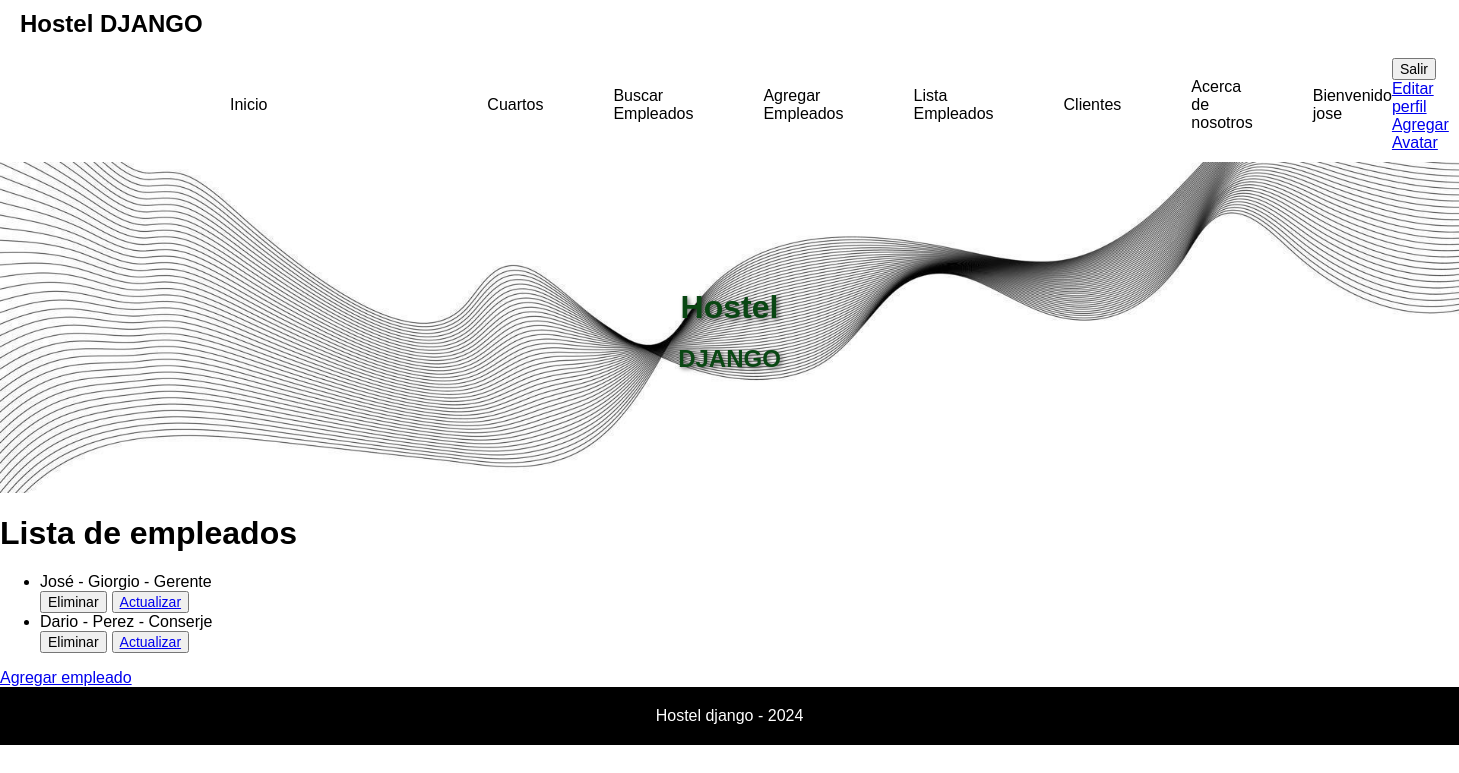
/appHostel/listaEmpleado/ (signed in), run on an earlier commit of the app's database.
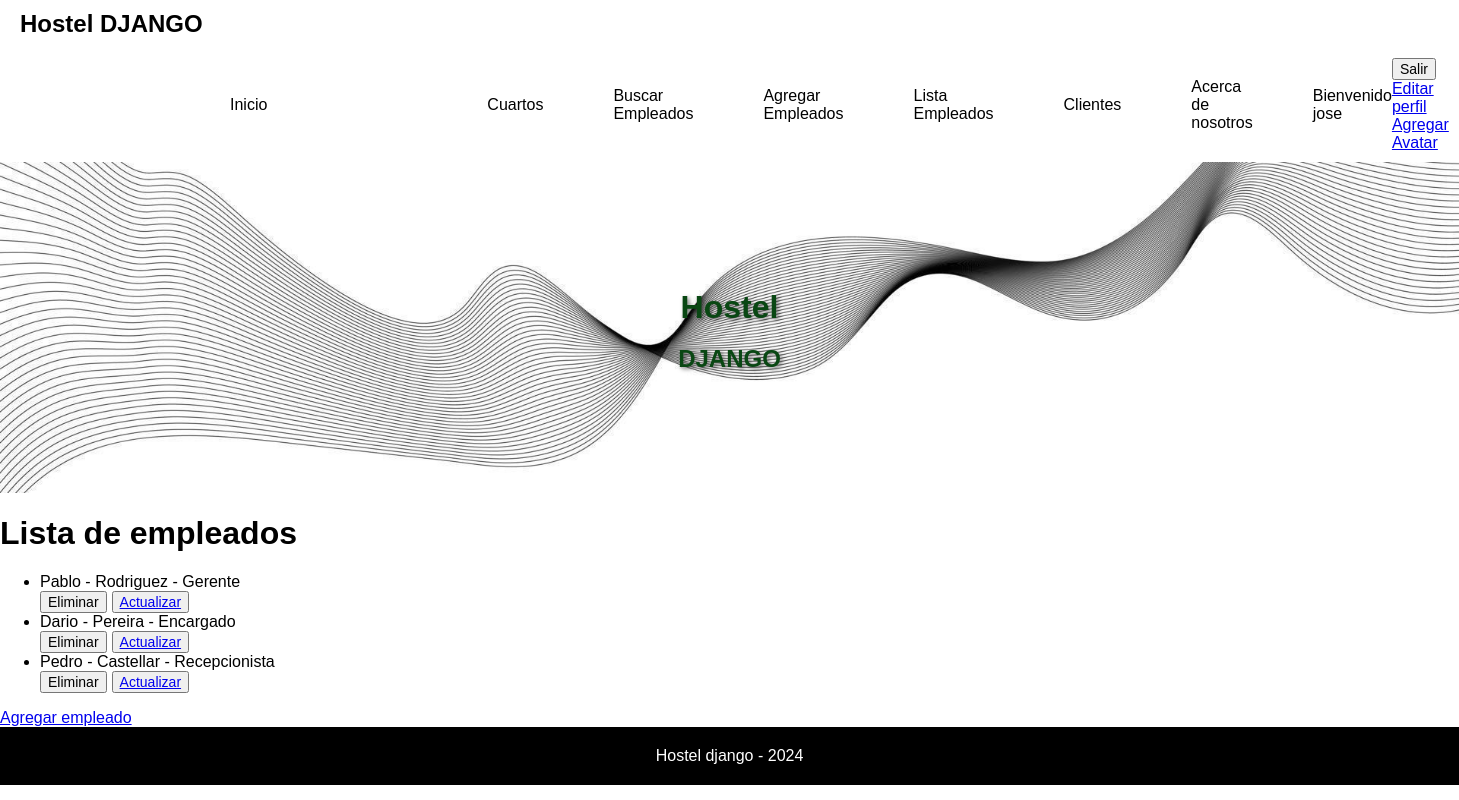
And on a later commit of the database.
### appHostel/models.py (models this page shows)
class Empleado(models.Model):
    nombre = models.CharField(max_length=20)
    apellido = models.CharField(max_length=20)
    puesto = models.CharField(max_length=30)
    def __str__(self):
        return f"{self.nombre} - {self.apellido} - {self.puesto} "

### appHostel/views.py (the view)
# urls.py: path("listaEmpleado/", lista_empleado, name="listaempleado"),
@staff_member_required(login_url="/appHostel/login")
def lista_empleado(req):
    mis_empleados = Empleado.objects.all()
    return render(req, "listaEmpleado.html", {"empleados": mis_empleados})

### appHostel/templates/listaEmpleado.html
{% extends 'padre.html' %}
{% block cambiaContenido %}
<h1>Lista de empleados</h1>
<ul>
 {% for empleado in empleados  %}
    <li>
    {{empleado}}
    </li>
    <div style="display: flex; column-gap: 5px;">
    <form action="{% url 'eliminarEmpleado' empleado.id  %}" method="post"> {% csrf_token %}
        <button type="submit">Eliminar</button>
    </form>
    <button>
        <a href="{% url 'editarEmpleado' empleado.id %}">Actualizar</a>
    </button>
    </div>
 {% endfor %}
</ul>
<a href="{% url 'empleadoFormulario' %}">Agregar empleado</a>
{% endblock cambiaContenido %}

### appHostel/templates/padre.html (shortened to what this page needs)
<!DOCTYPE html>
<html lang="es">
<head>
    {% load static %}
    <link rel="stylesheet" href="{% static '/css/styles.css' %}">
    <link rel="stylesheet" href="{% static '/css/mis_estilos.css' %}">
</head>
<body>
    <header >
        <div class="logo">Hostel DJANGO</div>
    </header>
    {% include 'navbar.html' %}
    <main >
        <section  class="hero">
            <h1>Hostel</h1>
            <h2>DJANGO</h2>
        </section>
        {% block cambiaContenido %}
        {% endblock cambiaContenido %}
    </main>
    <footer>
        <div class="footer-content">
            <p>Hostel django - 2024</p>
        </div>
    </footer>
</body>
</html>

### appHostel/templates/navbar.html (shortened to what this page needs)
<nav class="navbar navbar-light bg-light static-top">
    <div class="container">
        <a class="home_boton" href="{% url "inicio" %}">Inicio</a>
        <a class="nav_boton" href="{% url "cuartoFormulario" %}">Cuartos</a>
        <a class="nav_boton" href="{% url "buscarPuesto" %}">Buscar Empleados</a>
        <a class="nav_boton" href="{% url "empleadoFormulario" %}">Agregar Empleados</a>
        <a class="nav_boton" href="{% url "listaempleado" %}">Lista Empleados</a>
        <a class="nav_boton" href="{% url "clienteFormulario" %}">Clientes</a>
        <a class="nav_boton" href="{% url "about" %}">Acerca de nosotros</a>
        {% if user.is_authenticated %}
            <p>Bienvenido {{user.username}}</p>
            <form action="{% url 'logout' %}" method="post"> {% csrf_token %}
                <button type="submit">Salir</button>
                <a  href="{% url 'editarPerfil' %}">Editar perfil</a>
                <a  href="{% url 'agregarAvatar' %}">Agregar Avatar</a>
            </form>
        {% endif %}
    </div>
</nav>

### appHostel/static/css/styles.css (style rules this page uses)
html { scroll-behavior: smooth; }
body { font-family: Arial, sans-serif; margin: 0; padding: 0; box-sizing: border-box; }
header { display: flex; justify-content: space-between; align-items: center; padding: 10px 20px; background: #fff; }
.logo { font-size: 24px; font-weight: bold; }
nav { position: relative; }
.hero { text-align: center; color: #094713; text-shadow: 2px 2px 4px rgba(0, 0, 0, 0.5); background: url("../assets/imag/imageninicio.jpg") no-repeat center center; background-size: cover; padding: 100px 20px; position: relative; }
.hero h1 { font-size: 2em; margin-bottom: 10px; }
footer { padding: 20px; background: #000; color: #fff; text-align: center; }

### appHostel/static/css/mis_estilos.css (style rules this page uses)
.home_boton { padding-right: 200px; margin-left: 100px; font-size: 18px; }
.nav_boton { justify-content: center; padding-right: 50px; margin: -10px; font-size: 12px; }
.navbar .container { display: flex; justify-content: space-between; align-items: center; }
.nav_boton, .home_boton { margin: 0 10px; font-size: 16px; color: #000; text-decoration: none; }
.navbar { padding: 10px 0; }
p { margin: 0; font-size: 16px; }
button { font-size: 14px; }

What changed in the data, as far as the page shows it:
removed Empleado: nombre+apellido+puesto "Dario - Perez - Conserje"
changed Empleado: nombre+apellido+puesto "José - Giorgio - Gerente" → "Pablo - Rodriguez - Gerente"
added Empleado: nombre+apellido+puesto "Dario - Pereira - Encargado"
added Empleado: nombre+apellido+puesto "Pedro - Castellar - Recepcionista"
